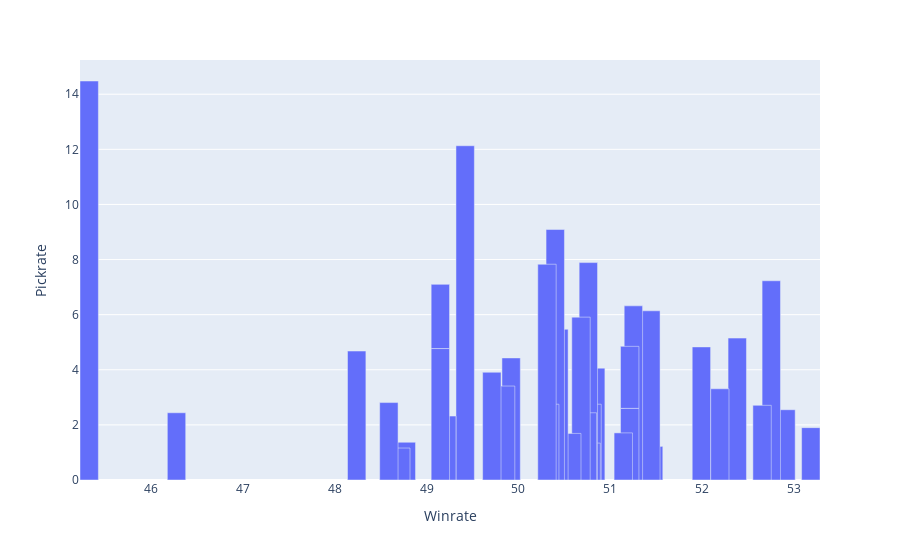

The code cell stored with this chart in its notebook:
### Markdown cell above
### Ici le Score en fonction du Pickrate (1er graphique) est déjà plus représentatif car plus un personnage est joué et plus son Score sera révélateur de sa "force" dans la méta et du patch. 
#### Ex : Aatrox est l'un des personnages les plus joués et a un bon Score car le rapport entre Pickrate et le Winrate lui attribu se Tier God qui veux bien dire que c'est actuellement le meilleur Toplaner du patch.

### Ensuite le Winrate en fonction du Pickrate (2ème graphique) viens appuyer le 1er graphique et montre bien son Tier.
#### Aatrox étant l'un des champions les plus "pick", même si son Winrate est en dessous d'autres champions, le Score se base sur le rapport entre le fait qu'il ait beaucoup été joué et son taux de match gagnés.

### Code cell
fig = px.bar(data_championTOPV2,x="Winrate", y="Pickrate",hover_data = ['Name'])
fig.update_traces(width=0.2)
fig.show()

### Figure 1 — Plotly figure (JSON) as saved in the notebook; plotly's stock layout.template omitted (floating-point values rounded to 4 significant figures)
{"data": [{"alignmentgroup": "True", "customdata": [["Singed"], ["Olaf"], ["Mordekaiser"], ["Urgot"], ["Nasus"], ["Illaoi"], ["Shen"], ["Quinn"], ["Jax"], ["Camille"], ["Yorick"], ["Dr. Mundo"], ["Kled"], ["Teemo"], ["Gwen"], ["Tahm Kench"], ["Fiora"], ["Tryndamere"], ["Ornn"], ["Cho'Gath"], ["Garen"], ["Darius"], ["Malphite"], ["Sett"], ["Irelia"], ["Sion"], ["Riven"], ["Aatrox"], ["Jayce"], ["Gangplank"], ["Kayle"], ["Kennen"], ["Rumble"], ["Gnar"], ["Renekton"], ["Gragas"], ["K'Sante"]], "hovertemplate": "Winrate=%{x}<br>Pickrate=%{y}<br>Name=%{customdata[0]}<extra></extra>", "legendgroup": "", "marker": {"color": "#636efa", "pattern": {"shape": ""}}, "name": "", "offsetgroup": "", "orientation": "v", "showlegend": false, "textposition": "auto", "type": "bar", "width": 0.2, "x": [53.18, 52.91, 52.75, 52.65, 52.38, 52.19, 51.99, 51.47, 51.44, 51.25, 51.21, 51.21, 51.14, 50.84, 50.8, 50.79, 50.76, 50.75, 50.68, 50.58, 50.44, 50.4, 50.34, 50.31, 49.92, 49.86, 49.71, 49.42, 49.22, 49.15, 49.15, 48.78, 48.72, 48.59, 48.24, 46.28, 45.33], "xaxis": "x", "y": [1.9, 2.55, 7.23, 2.71, 5.15, 3.31, 4.83, 1.22, 6.14, 6.32, 2.6, 2.25, 1.71, 4.06, 2.75, 1.34, 7.89, 2.44, 5.91, 1.69, 5.47, 9.09, 2.75, 7.83, 4.43, 3.41, 3.91, 12.13, 2.32, 4.77, 2.33, 1.37, 1.16, 2.81, 4.68, 2.44, 14.48], "yaxis": "y"}], "layout": {"barmode": "relative", "legend": {"tracegroupgap": 0}, "margin": {"t": 60}, "xaxis": {"anchor": "y", "domain": [0, 1], "title": {"text": "Winrate"}}, "yaxis": {"anchor": "x", "domain": [0, 1], "title": {"text": "Pickrate"}}}}
